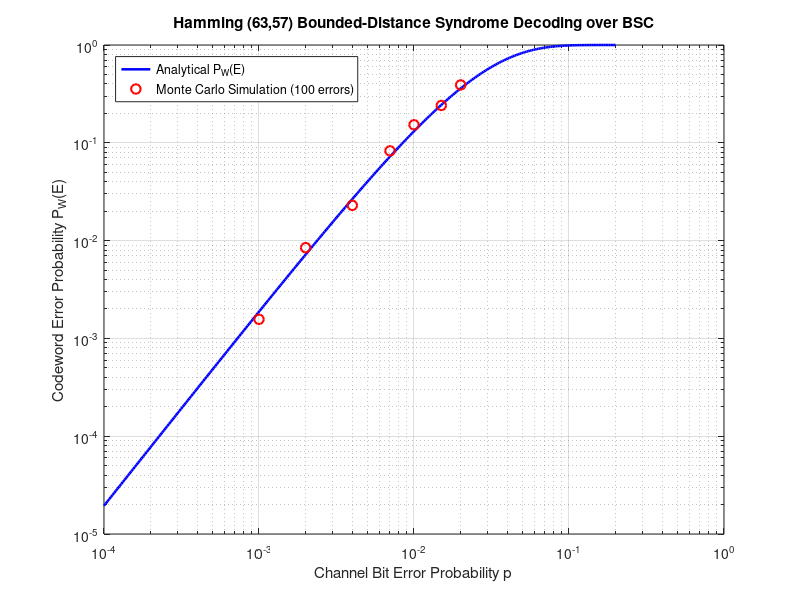

The MATLAB source for this figure:
% Part 5_1
clear; clc;

n = 63; k = 57; r = n - k; % r = 6

% Ex.1
all_cols = de2bi(1:(2^r - 1), r, 'left-msb')';
is_unit = (sum(all_cols, 1) == 1);
P_T = all_cols(:, ~is_unit);
H = [P_T, eye(r)];
G = [eye(k), P_T'];

weights_vec = 2.^(r-1:-1:0)';
syn_dec_cols = weights_vec' * H;
lut = zeros(1, 2^r - 1);
for col = 1:n
    lut(syn_dec_cols(col)) = col;
end

% Ex 2
p_analytical = logspace(-4, -0.7, 300);
Pw_analytical = 1 - ((1 - p_analytical).^n + n .* p_analytical .* (1 - p_analytical).^(n - 1));

% EX. 4
p_sim = [1e-3, 2e-3, 4e-3, 7e-3, 1e-2, 1.5e-2, 2e-2];
Pw_sim = zeros(size(p_sim));
target_errors = 100;

for idx = 1:length(p_sim)
    p = p_sim(idx);
    errors = 0;
    frames = 0;
    while errors < target_errors
        frames = frames + 1;
        v = randi([0 1], 1, k);
        c = mod(v * G, 2);
        noise = (rand(1, n) < p);
        y = mod(c + noise, 2);

        % Bounded-distance syndrome decoding (t = 1)
        s = mod(y * H', 2);
        s_val = s * weights_vec;
        c_hat = y;
        if s_val > 0
            c_hat(lut(s_val)) = mod(c_hat(lut(s_val)) + 1, 2);
        end

        if ~isequal(c_hat, c)
            errors = errors + 1;
        end
    end
    Pw_sim(idx) = errors / frames;
end

% Ex. 5 and 6 (also 3)
figure;
loglog(p_analytical, Pw_analytical, 'b-', 'LineWidth', 1.8); hold on;
loglog(p_sim, Pw_sim, 'ro', 'MarkerSize', 7, 'LineWidth', 1.5);
grid on;
xlabel('Channel Bit Error Probability p');
ylabel('Codeword Error Probability P_W(E)');
title('Hamming (63,57) Bounded-Distance Syndrome Decoding over BSC');
legend('Analytical P_W(E)', 'Monte Carlo Simulation (100 errors)', 'Location', 'northwest');
